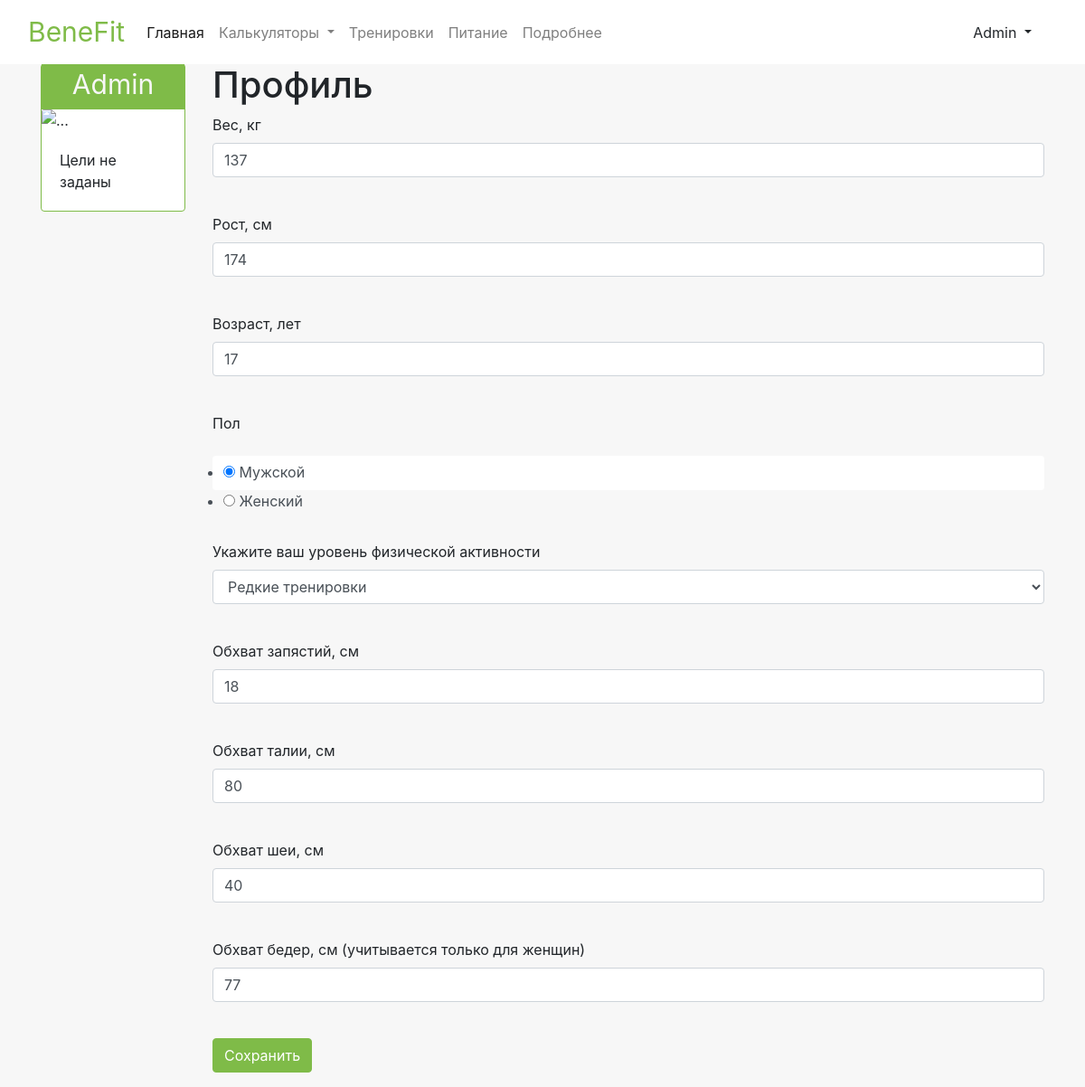
The app's page /profile (signed in), older data.
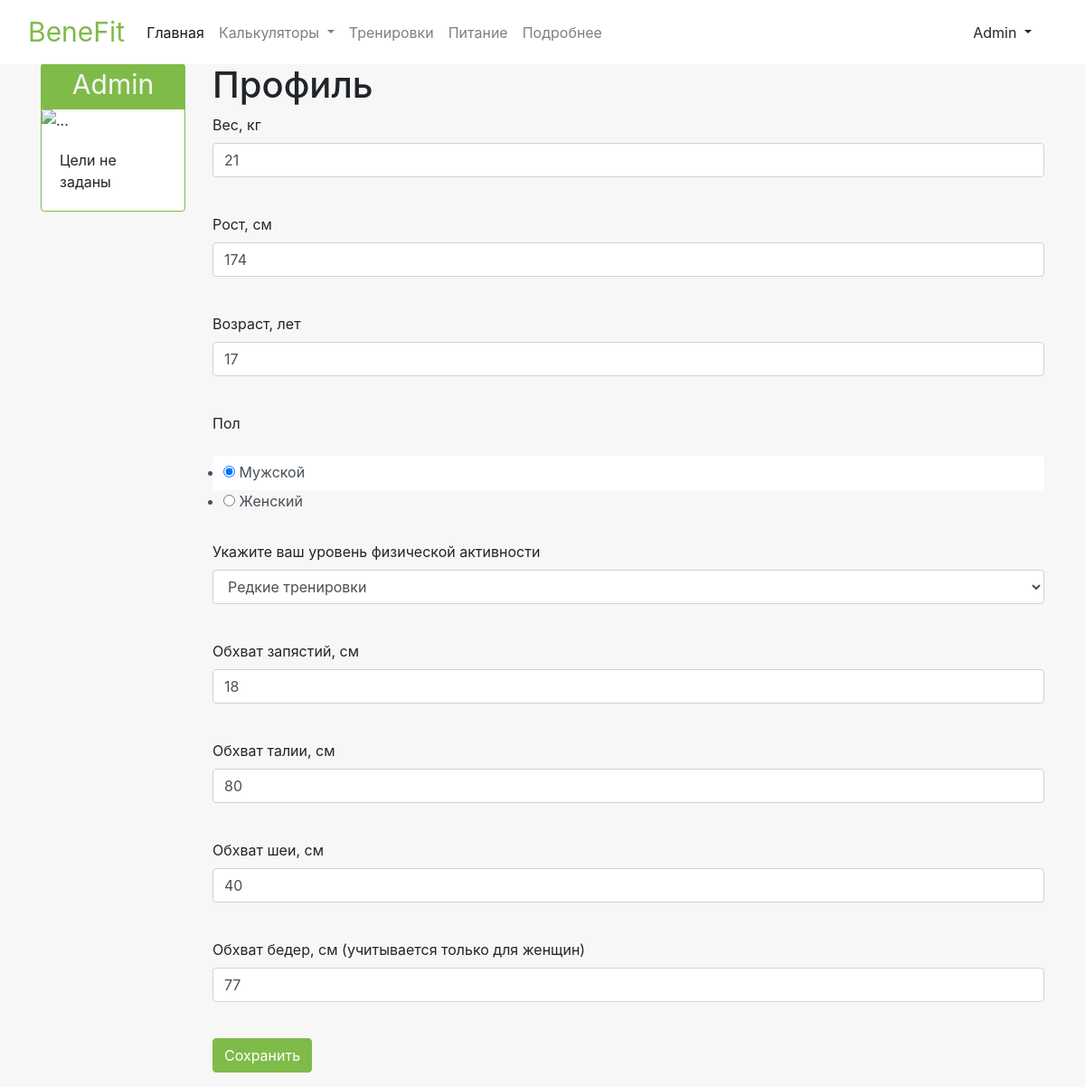
The same page, newer data.
### data/user_inputs.py (models this page shows)
class UserInputs(SqlAlchemyBase, UserMixin):
    __tablename__ = 'user_inputs'
    user_id = sqlalchemy.Column(sqlalchemy.Integer,
                                sqlalchemy.ForeignKey("user_login.id"),
                                primary_key=True, autoincrement=True, nullable=True)
    height = sqlalchemy.Column(sqlalchemy.Integer, nullable=True)
    weight = sqlalchemy.Column(sqlalchemy.Integer, nullable=True)
    age = sqlalchemy.Column(sqlalchemy.Integer, nullable=True)
    gender = sqlalchemy.Column(sqlalchemy.String, nullable=True)
    activity = sqlalchemy.Column(sqlalchemy.Integer, nullable=True)
    wrists = sqlalchemy.Column(sqlalchemy.Integer, nullable=True)
    waist = sqlalchemy.Column(sqlalchemy.Integer, nullable=True)
    neck = sqlalchemy.Column(sqlalchemy.Integer, nullable=True)
    hip = sqlalchemy.Column(sqlalchemy.Integer, nullable=True)
    user_login = orm.relation('UserLogin')

### main.py (the view, shortened to what this page needs)
@app.route('/profile', methods=['GET', 'POST'])
@login_required
def profile_page():
    form = ProfileForm()
    if current_user.is_authenticated:
        db_sess = db_session.create_session()
        current_user_inputs = db_sess.query(UserInputs).filter(
            UserInputs.user_id == current_user.id).first()
        form.weight.data = current_user_inputs.weight
        form.height.data = current_user_inputs.height
        form.age.data = current_user_inputs.age
        form.gender.data = current_user_inputs.gender
        form.activity.data = str(current_user_inputs.activity)
        form.wrists.data = current_user_inputs.wrists
        form.waist.data = current_user_inputs.waist
        form.neck.data = current_user_inputs.neck
        form.hip.data = current_user_inputs.hip
    return render_template("profile.html",
                           title='Профиль пользователя', form=form)

### forms/profile_form.py
class ProfileForm(FlaskForm):
    weight = IntegerField('Вес, кг', validators=[DataRequired()])
    height = IntegerField('Рост, см', validators=[DataRequired()])
    age = IntegerField('Возраст, лет', validators=[DataRequired()])
    gender = RadioField('Пол', choices=['Мужской', 'Женский'])
    activity = SelectField(u'Укажите ваш уровень физической активности',
                           choices=[(0, 'Сидячий образ жизни'),
                                    (1, 'Редкие тренировки'),
                                    (2, 'Тренировки 3 - 4 раза в неделю'),
                                    (3, 'Тренировки 5 - 6 раз в неделю'),
                                    (4, 'Ежедневные интенсивные тренировки')],
                           validators=[DataRequired()])
    wrists = IntegerField('Обхват запястий, см', validators=[DataRequired()])
    waist = IntegerField('Обхват талии, см', validators=[DataRequired()])
    neck = IntegerField('Обхват шеи, см', validators=[DataRequired()])
    hip = IntegerField('Обхват бедер, см (учитывается только для женщин)',
                       validators=[DataRequired()])
    submit = SubmitField('Сохранить')

### templates/profile.html (shortened to what this page needs)
{% extends "base.html" %}
{% block content %}
          <h1>Профиль</h1>
          <form action="" method="post">
        	<p>
        	    {{ form.weight.label }}<br>
        	    {{ form.weight(class="form-control", type="number", min='20', max='500')}}<br>
        	</p>
          <p>
              {{ form.height.label }}<br>
              {{ form.height(class="form-control", type="number", min='60', max='250')}}<br>
          </p>
          <p>
              {{ form.age.label }}<br>
              {{ form.age(class="form-control", type="number", min='14', max='130') }}<br>
          </p>
          <p>
              {{ form.gender.label }}<br>
              {{ form.gender(class="form-control form-field-gender", type="string") }}<br>
          </p>
          <p>
              {{ form.activity.label }}<br>
              {{ form.activity(class="form-control", type="select") }}<br>
          </p>
          <p>
              {{ form.wrists.label }}<br>
              {{ form.wrists(class="form-control", type="number", max="30", min="10") }}<br>
          </p>
          <p>
              {{ form.waist.label }}<br>
              {{ form.waist(class="form-control", type="number, min='50', max='100'") }}<br>
          </p>
          <p>
              {{ form.neck.label }}<br>
              {{ form.neck(class="form-control", type="number", min='30', max='50') }}<br>
          </p>
            <p>
              {{ form.hip.label }}<br>
              {{ form.hip(class="form-control", type="number, min='70', max='130'") }}<br>
          </p>
        	<p>{{ form.submit(type="submit", class="btn calculator-btn") }}</p>
</form>
{% endblock %}

Row changes from the older to the newer data that the page shows:
changed UserInputs "☑ Мужской ☐ Женский": weight "137" → "21"
